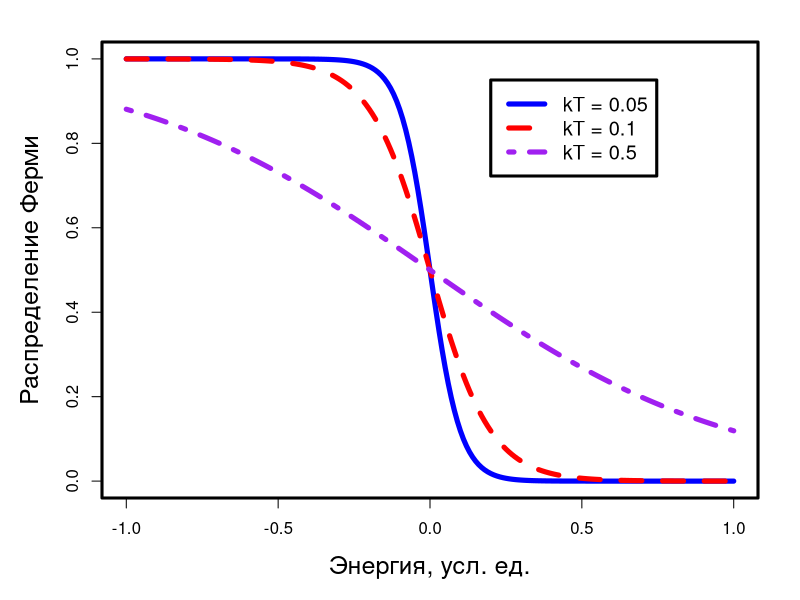
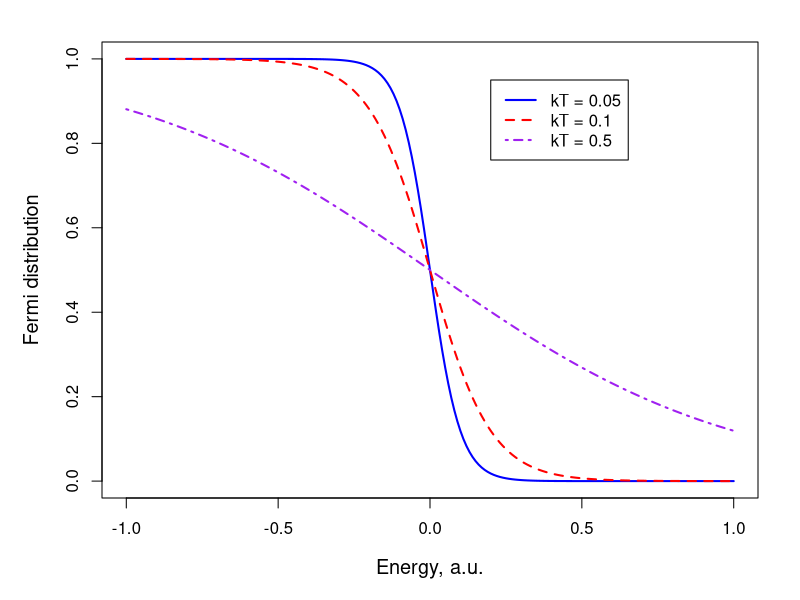

These figures' R source, in order:
#Color plot of smooth lines with R base package

data <- read.table("dataset_smooth.dat")

x <- data$V1
y1 <- data$V2
y2 <- data$V3
y3 <- data$V4

x_max <- max(x)
x_min <- min(x)
x_length <- x_max-x_min

y_max <- max(y1,y2,y3)
y_min <- min(y1,y2,y3)
y_height <- y_max-y_min

png("plot_smooth_1.png", width = 1200, height = 1000, units = "px", pointsize = 30)
par(mar = c(5.1, 5.1, 2.1, 2.1), lwd = 3)
line_width <- 5

plot(x, y1, type = "l", ylim = c(y_min, y_max), 
    lwd = line_width, 
    col = "blue", 
    xlab = "Энергия, усл. ед.", 
    ylab = "Распределение Ферми", 
    cex.lab = 1.5)
lines(x, y2, lwd = line_width, col = "red", lty = 2)
lines(x, y3, lwd = line_width, col = "purple", lty = 4)

legend(x_min + x_length*0.6, y_max - y_height*0.05, 
    legend = c("kT = 0.05", "kT = 0.1", "kT = 0.5"), 
    lwd = rep(line_width, 3), 
    lty = c(1,2,4), 
    col = c("blue", "red", "purple"), 
    cex = 1.2)

dev.off()

pdf("plot_smooth_1.pdf", width = 6, height = 5)
par(mar = c(5.1, 5.1, 2.1, 2.1), lwd = 1)
line_width <- 2

plot(x, y1, type = "l", ylim = c(y_min, y_max), 
    lwd = line_width, 
    col = "blue", 
    xlab = "Energy, a.u.", 
    ylab = "Fermi distribution", 
    cex.lab = 1.2)
lines(x, y2, lwd = line_width, col = "red", lty = 2)
lines(x, y3, lwd = line_width, col = "purple", lty = 4)

legend(x_min + x_length*0.6, y_max - y_height*0.05, 
    legend = c("kT = 0.05", "kT = 0.1", "kT = 0.5"), 
    lwd = rep(line_width, 3), 
    lty = c(1,2,4), 
    col = c("blue", "red", "purple"), 
    cex = 1)

dev.off()
